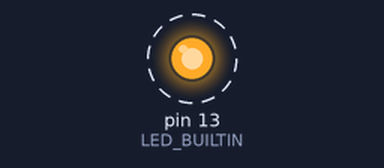
The sketch below on a simulated Arduino Uno, built with avr-gcc and run on an emulated ATmega328P. Shown: output pins drawn as LEDs (lit = HIGH). Dashed ring = blinking. What the sketch prints to the serial monitor is not drawn.

Above: at 0.5 s.
Timing chart, 0 to 4.6 s (numbered marks = the images above):
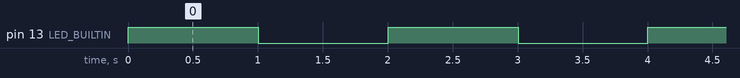

The sketch:

01_board_test.ino
```cpp
/*
  TEST 1: Arduino Uno board test.
  Goal: confirm the IDE can upload to the board and the board is alive. No wiring needed.

  Expected: the on-board LED (D13, marked "L") blinks once per second, and the Serial Monitor
  (115200 baud) prints a line per second with uptime, free RAM and the CPU clock.
  If upload fails: check Tools > Board = Arduino Uno, the right COM port, and the USB cable.
  Clone boards with a CH340 chip need the CH340 driver installed.
*/

static int freeRam() {
  extern int __heap_start, *__brkval;
  int v;
  return (int)&v - (__brkval == 0 ? (int)&__heap_start : (int)__brkval);
}

void setup() {
  pinMode(LED_BUILTIN, OUTPUT);
  Serial.begin(115200);
  Serial.println(F("\n=== Uno board test starting ==="));
}

void loop() {
  static bool on = false;
  on = !on;
  digitalWrite(LED_BUILTIN, on);

  Serial.print(F("uptime="));
  Serial.print(millis() / 1000);
  Serial.print(F("s  freeRAM="));
  Serial.print(freeRam());
  Serial.print(F("B  cpu="));
  Serial.print(F_CPU / 1000000UL);
  Serial.println(F("MHz"));
  delay(1000);
}
```

Measured:
- by itself, pin 13 (LED_BUILTIN): alternates HIGH for 1.0 s and LOW for 1.0 s
